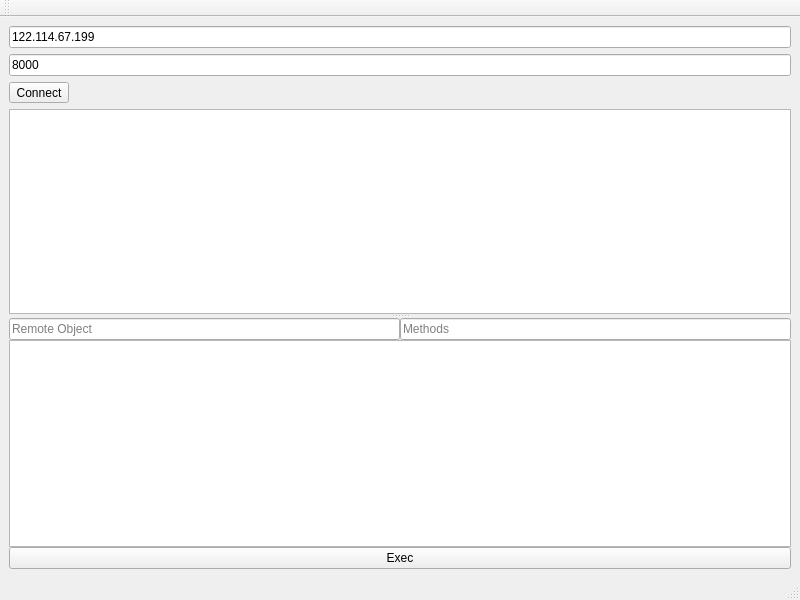
<?xml version="1.0" encoding="UTF-8"?>
<ui version="4.0">
 <class>MainWindow</class>
 <widget class="QMainWindow" name="MainWindow">
  <property name="geometry">
   <rect>
    <x>0</x>
    <y>0</y>
    <width>800</width>
    <height>600</height>
   </rect>
  </property>
  <property name="windowTitle">
   <string>MainWindow</string>
  </property>
  <widget class="QWidget" name="centralwidget">
   <layout class="QVBoxLayout" name="verticalLayout">
    <item>
     <widget class="QLineEdit" name="leUrl">
      <property name="focusPolicy">
       <enum>Qt::NoFocus</enum>
      </property>
      <property name="text">
       <string>122.114.67.199</string>
      </property>
      <property name="placeholderText">
       <string>Url</string>
      </property>
     </widget>
    </item>
    <item>
     <widget class="QLineEdit" name="lePort">
      <property name="focusPolicy">
       <enum>Qt::NoFocus</enum>
      </property>
      <property name="text">
       <string>8000</string>
      </property>
      <property name="placeholderText">
       <string>Port</string>
      </property>
     </widget>
    </item>
    <item>
     <widget class="QToolButton" name="tbConnect">
      <property name="focusPolicy">
       <enum>Qt::NoFocus</enum>
      </property>
      <property name="text">
       <string>Connect</string>
      </property>
     </widget>
    </item>
    <item>
     <widget class="QSplitter" name="splitter">
      <property name="orientation">
       <enum>Qt::Vertical</enum>
      </property>
      <widget class="QTextBrowser" name="tbMessage">
       <property name="focusPolicy">
        <enum>Qt::NoFocus</enum>
       </property>
      </widget>
      <widget class="QWidget" name="widExec" native="true">
       <layout class="QGridLayout" name="gridLayout">
        <property name="leftMargin">
         <number>0</number>
        </property>
        <property name="topMargin">
         <number>0</number>
        </property>
        <property name="rightMargin">
         <number>0</number>
        </property>
        <property name="bottomMargin">
         <number>0</number>
        </property>
        <property name="spacing">
         <number>0</number>
        </property>
        <item row="0" column="0">
         <widget class="QLineEdit" name="leRemoteObject">
          <property name="placeholderText">
           <string>Remote Object</string>
          </property>
         </widget>
        </item>
        <item row="2" column="0" colspan="2">
         <widget class="QPushButton" name="pbExec">
          <property name="text">
           <string>Exec</string>
          </property>
          <property name="shortcut">
           <string>Ctrl+Return</string>
          </property>
         </widget>
        </item>
        <item row="0" column="1">
         <widget class="QLineEdit" name="leRemoteMethod">
          <property name="placeholderText">
           <string>Methods</string>
          </property>
         </widget>
        </item>
        <item row="1" column="0" colspan="2">
         <widget class="QPlainTextEdit" name="pteRemoteMethodArgs">
          <property name="plainText">
           <string/>
          </property>
          <property name="placeholderText">
           <string>Args:[]</string>
          </property>
         </widget>
        </item>
       </layout>
      </widget>
     </widget>
    </item>
   </layout>
  </widget>
  <widget class="QMenuBar" name="menubar">
   <property name="geometry">
    <rect>
     <x>0</x>
     <y>0</y>
     <width>800</width>
     <height>23</height>
    </rect>
   </property>
  </widget>
  <widget class="QStatusBar" name="statusbar"/>
  <widget class="QToolBar" name="toolBar">
   <property name="windowTitle">
    <string>toolBar</string>
   </property>
   <attribute name="toolBarArea">
    <enum>TopToolBarArea</enum>
   </attribute>
   <attribute name="toolBarBreak">
    <bool>false</bool>
   </attribute>
  </widget>
 </widget>
 <tabstops>
  <tabstop>leRemoteObject</tabstop>
  <tabstop>leRemoteMethod</tabstop>
  <tabstop>pteRemoteMethodArgs</tabstop>
  <tabstop>pbExec</tabstop>
  <tabstop>leUrl</tabstop>
  <tabstop>lePort</tabstop>
  <tabstop>tbConnect</tabstop>
 </tabstops>
 <resources/>
 <connections>
  <connection>
   <sender>tbConnect</sender>
   <signal>clicked()</signal>
   <receiver>MainWindow</receiver>
   <slot>switchConnect()</slot>
   <hints>
    <hint type="sourcelabel">
     <x>49</x>
     <y>116</y>
    </hint>
    <hint type="destinationlabel">
     <x>103</x>
     <y>118</y>
    </hint>
   </hints>
  </connection>
  <connection>
   <sender>pbExec</sender>
   <signal>clicked()</signal>
   <receiver>MainWindow</receiver>
   <slot>callMethod()</slot>
   <hints>
    <hint type="sourcelabel">
     <x>377</x>
     <y>552</y>
    </hint>
    <hint type="destinationlabel">
     <x>394</x>
     <y>572</y>
    </hint>
   </hints>
  </connection>
 </connections>
 <slots>
  <slot>switchConnect()</slot>
  <slot>callMethod()</slot>
 </slots>
</ui>
